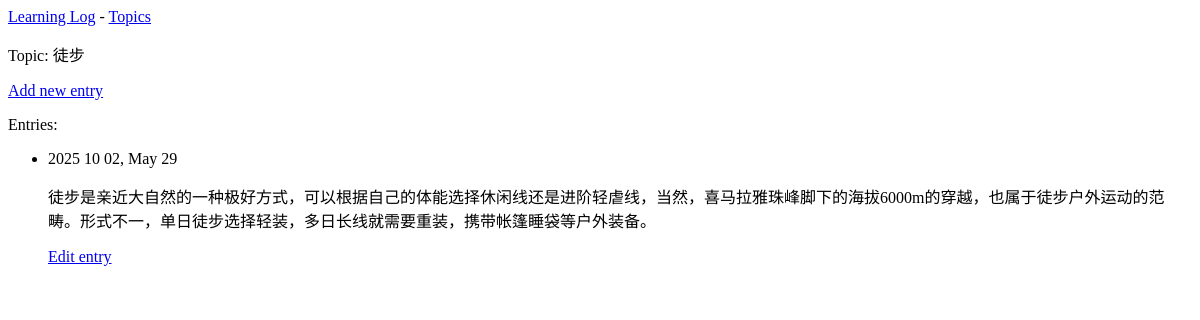
Page /topics/3 on the earlier database version.
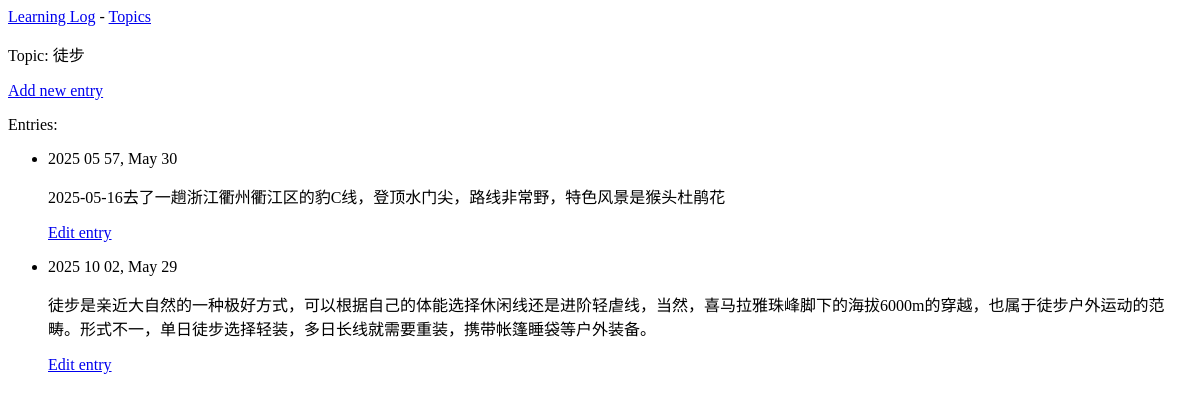
Same page on the later database version.
### learning_logs/models.py (models this page shows, shortened)
class Entry(models.Model):
    topic = models.ForeignKey(Topic, on_delete=models.CASCADE)
    text = models.TextField()
    date_added = models.DateTimeField(auto_now_add=True)
    class Meta:
        verbose_name_plural = 'entries'

### learning_logs/views.py (the view)
# urls.py: path('topics/<int:topic_id>', views.topic, name='topic'),
def topic(request, topic_id):
    topic = Topic.objects.get(id=topic_id)
    entries = topic.entry_set.order_by('-date_added')
    context = {'topic':topic, 'entries':entries}
    return render(request, 'learning_logs/topic.html', context)

### learning_logs/templates/learning_logs/topic.html
{% extends 'learning_logs/base.html' %}
{% block content %}
    <p>Topic: {{topic.text}}</p>
    <p>
        <a href="{% url 'learning_logs:new_entry' topic.id %}">Add new entry</a>
    </p>
    <p>Entries:</p>
    <ul>
        {%for entry in entries%}
        <li>
            <p>{{ entry.date_added|date:'Y H i, M d'}}</p>
            <p>{{ entry.text|linebreaks }}</p>
            <p>
                <a href="{% url 'learning_logs:edit_entry' entry.id %}">Edit entry</a>
            </p>
        </li>
        {% empty %}
            <li>There are no entries for this topic yet.</li>
        {% endfor %}
    </ul>
{% endblock content %}

Differences in the rows shown:
added Entry: date_added "2025 05 57, May 30", text "2025-05-16去了一趟浙江衢州衢江区的豹C线，登顶水门尖，路线非常野，特色风景是猴头杜鹃花"
